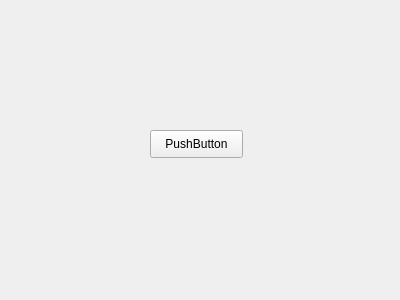
<?xml version="1.0" encoding="UTF-8"?>
<ui version="4.0">
 <class>Widget</class>
 <widget class="QWidget" name="Widget">
  <property name="geometry">
   <rect>
    <x>0</x>
    <y>0</y>
    <width>400</width>
    <height>300</height>
   </rect>
  </property>
  <property name="windowTitle">
   <string>Widget</string>
  </property>
  <widget class="QPushButton" name="pushButton">
   <property name="geometry">
    <rect>
     <x>150</x>
     <y>130</y>
     <width>93</width>
     <height>28</height>
    </rect>
   </property>
   <property name="text">
    <string>PushButton</string>
   </property>
  </widget>
 </widget>
 <layoutdefault spacing="6" margin="11"/>
 <resources/>
 <connections/>
</ui>
